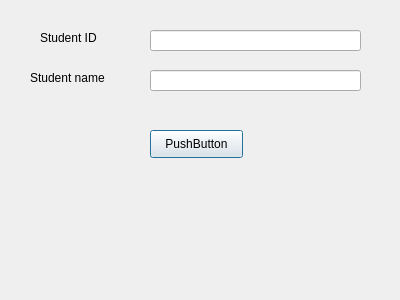
<?xml version="1.0" encoding="UTF-8"?>
<ui version="4.0">
 <class>Dialog</class>
 <widget class="QDialog" name="Dialog">
  <property name="geometry">
   <rect>
    <x>0</x>
    <y>0</y>
    <width>400</width>
    <height>300</height>
   </rect>
  </property>
  <property name="windowTitle">
   <string>Dialog</string>
  </property>
  <widget class="QPushButton" name="pushButton">
   <property name="geometry">
    <rect>
     <x>150</x>
     <y>130</y>
     <width>93</width>
     <height>28</height>
    </rect>
   </property>
   <property name="text">
    <string>PushButton</string>
   </property>
  </widget>
  <widget class="QLabel" name="labelResp">
   <property name="geometry">
    <rect>
     <x>50</x>
     <y>220</y>
     <width>301</width>
     <height>16</height>
    </rect>
   </property>
   <property name="text">
    <string/>
   </property>
  </widget>
  <widget class="QLabel" name="label_2">
   <property name="geometry">
    <rect>
     <x>30</x>
     <y>70</y>
     <width>96</width>
     <height>15</height>
    </rect>
   </property>
   <property name="text">
    <string>Student name</string>
   </property>
  </widget>
  <widget class="QLineEdit" name="lineEditName">
   <property name="geometry">
    <rect>
     <x>150</x>
     <y>70</y>
     <width>211</width>
     <height>21</height>
    </rect>
   </property>
  </widget>
  <widget class="QLabel" name="label_3">
   <property name="geometry">
    <rect>
     <x>40</x>
     <y>30</y>
     <width>80</width>
     <height>15</height>
    </rect>
   </property>
   <property name="text">
    <string>Student ID</string>
   </property>
  </widget>
  <widget class="QLineEdit" name="lineEditID">
   <property name="geometry">
    <rect>
     <x>150</x>
     <y>30</y>
     <width>211</width>
     <height>21</height>
    </rect>
   </property>
  </widget>
 </widget>
 <resources/>
 <connections/>
</ui>
